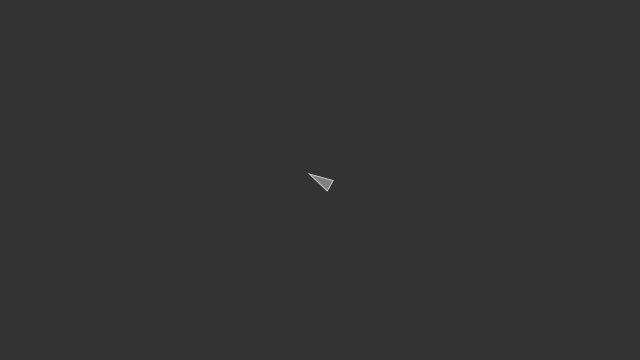
Frame 1 (no input)
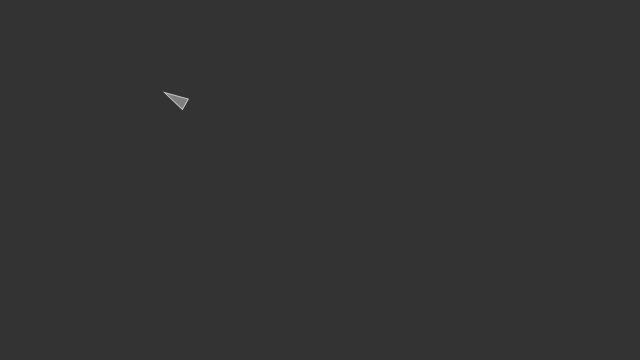
Frame 60 (no input)
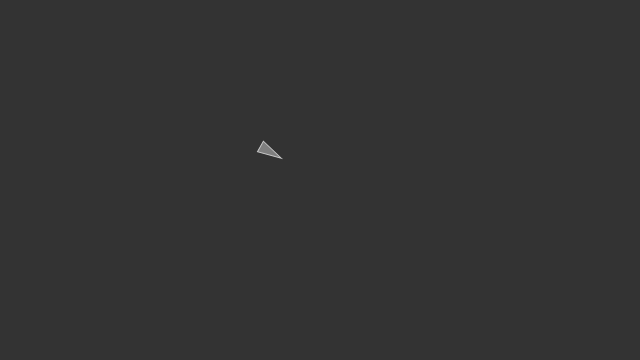
Frame 120 (the mouse pressed at the canvas centre since frame 60)

The p5.js sketch that drew these frames (run headless with seeded random() and noise() and a simulated clock; from frame 60 on, the mouse is pressed at the canvas centre):

// p5.js sketch
// ── sketch.js
var vehicle;

function setup() {
  createCanvas(640, 360);
  vehicle = new Vehicle(320, 180);
}

function draw() {

  background(51);

  var target = createVector(mouseX, mouseY);
  vehicle.arrive(target);

  vehicle.update();
  vehicle.display();
}

// ── vehicle.js
// function Vehicle(x, y) {
//   this.pos = createVector(x, y);
//   this.vel = createVector(0, 0);
//   this.acc = createVector(0, 0);
//   this.maxSpeed = 5;
//   this.maxForce = 0.2;
//
//   this.r = 6;
//
//   this.applyForce = function(force) {
//     this.acc.add(force);
//   }
function Vehicle(x, y) {
  this.pos = createVector(x, y);
  this.vel = createVector(0, 0);
  this.acc = createVector(0, 0);
  this.maxSpeed = 3;
  this.maxForce = 0.3;

  this.r = 6;

  this.applyForce = function(force) {
    this.acc.add(force);
  }

  // this.arrive = function(target) {
  //
  //   var desired = p5.Vector.sub(target, this.pos);
  //   var d = desired.mag();
  this.arrive = function(target) {

    var desired = p5.Vector.sub(target, this.pos);
    var d = desired.mag();

    if (d < 100) {
      // Map the desired magnitude according to distance
      var m = map(d, 0, 100, 0, this.maxSpeed);
      desired.setMag(m);
    }
    else {
      desired.setMag(this.maxSpeed);
    }

    var steering = p5.Vector.sub(desired, this.vel);
    steering.limit(this.maxForce);

    this.applyForce(steering);

  }

  this.update = function() {
    this.vel.add(this.acc);
    this.vel.limit(this.maxSpeed);
    this.pos.add(this.vel);
    this.acc.set(0, 0);
  }

  this.display = function() {
    // Draw a triangle rotated in the direction of velocity
    var theta = this.vel.heading() + PI / 2;
    fill(127);
    stroke(200);
    strokeWeight(1);
    push();
    translate(this.pos.x, this.pos.y);
    rotate(theta);
    beginShape();
    vertex(0, -this.r * 2);
    vertex(-this.r, this.r * 2);
    vertex(this.r, this.r * 2);
    endShape(CLOSE);
    pop();
  }
}

// ── vehicle1.js
function Vehicle(x, y) {
  this.pos = createVector(x, y);
  this.vel = createVector(0, 0);
  this.acc = createVector(0, 0);
  this.maxSpeed = 3;
  this.maxForce = 0.3;

  this.r = 6;

  this.applyForce = function(force) {
    this.acc.add(force);
  }

  this.arrive = function(target) {

    var desired = p5.Vector.sub(target, this.pos);
    var d = desired.mag();

    if (d < 100) {
      // Map the desired magnitude according to distance.
      var m = map(d, 0, 100, 0, this.maxSpeed);
      desired.setMag(m);
    }
    else {
      desired.setMag(this.maxSpeed);
    }

    var steering = p5.Vector.sub(desired, this.vel);
    steering.limit(this.maxForce);

    this.applyForce(steering);
  }

  this.update = function() {
    this.vel.add(this.acc);
    this.vel.limit(this.maxSpeed);
    this.pos.add(this.vel);
    this.acc.set(0, 0);
  }

  this.display = function() {
    var theta = this.vel.heading() + PI/2;
    fill(127);
    stroke(200);
    strokeWeight(1);
    push();
    translate(this.pos.x, this.pos.y);
    rotate(theta);
    beginShape();
    vertex(0, -this.r * 2);
    vertex(-this.r, this.r * 2);
    vertex(this.r, this.r * 2);
    endShape(CLOSE);
    pop();
  }
}
